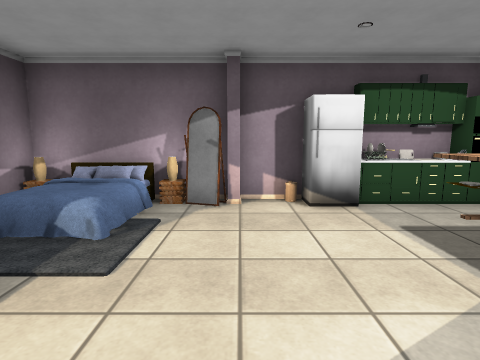
View 1 (above)

12 first-person views from a walk through a 3-D level made in the Unity game engine. The camera is 1.3 m above the floor, tilts 8° down and sees 80° across. Doors are open. The floor is counted in squares, 1 m on a side. Each view is taken from the middle of a square. On the plan, view 1 faces up. The plan holds only what a view shows up to about 13 squares ahead; the rest is blank. The place goes on beyond the plan. The player is left out. Some surface patterns are stand-ins.

View 2
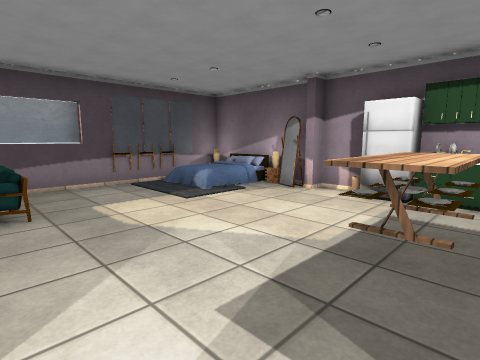

View 3
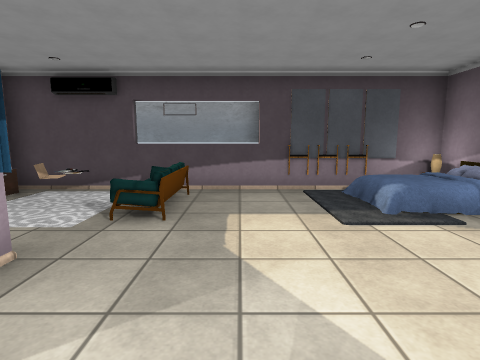

View 4
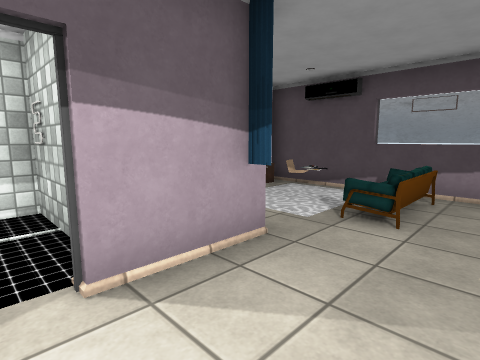

View 5
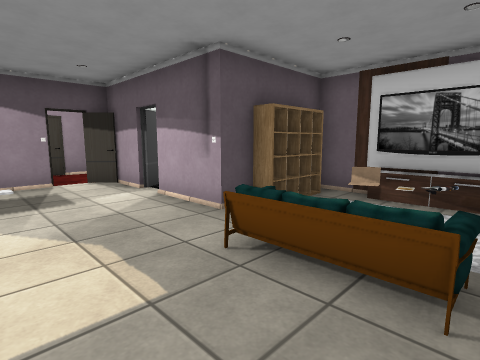

View 6
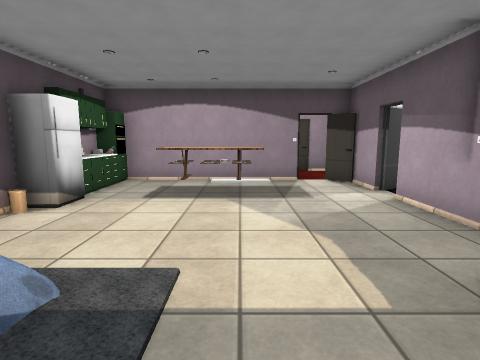

View 7
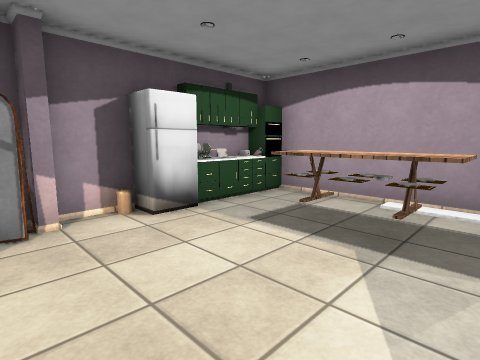

View 8
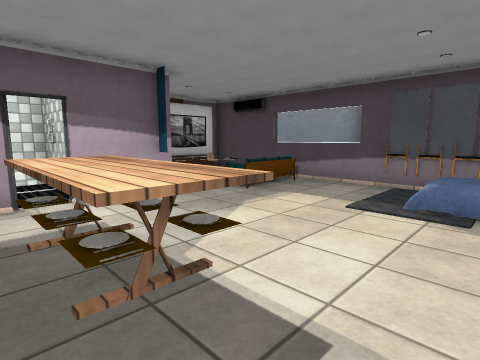

View 9
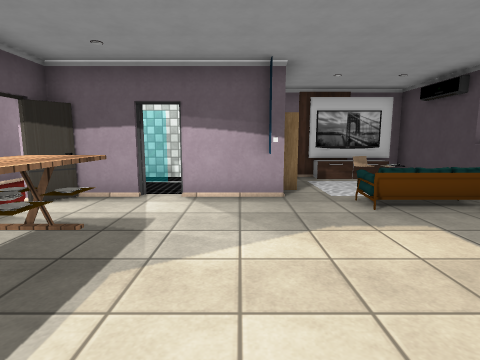

View 10
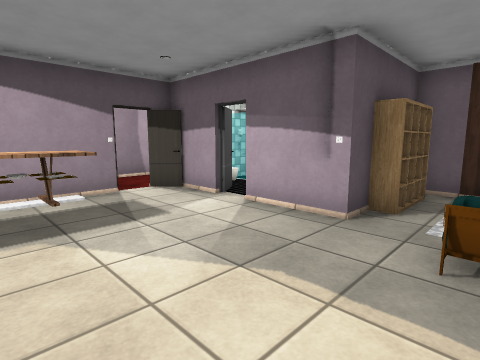

View 11
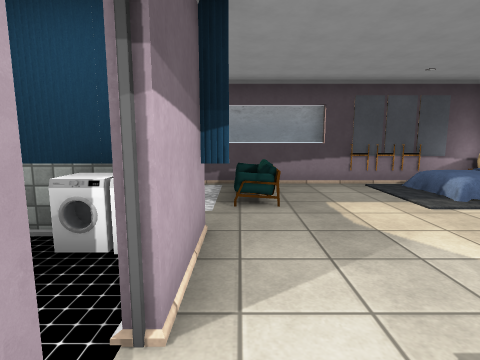

View 12
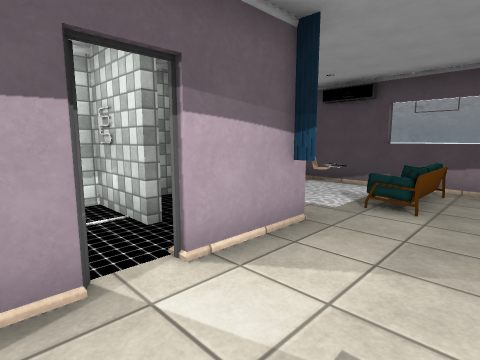

### Floor plan
Points are (right, up) in squares from view 1. A wall is a line through its corners. A room is listed if a view was taken in it or the views show most of it. See-through windows are left out.
Room 1 (views 1, 2, 3, 4, 5, 6, 7, 8, 9, 10, 11, 12)
walls: (0, -2.5) (0, -1.5) (2.3, -1.5); (3.1, -1.5) (4.6, -1.5) (5.4, -0.7); (0.2, -3.4) (0.5, -3.8); (0.3, -3.4) (0.3, -3.9); (-0.2, 5.6) (-0.2, 6.2) (-4.5, 6.2) (-4.5, 4.4); (-0.3, 5.6) (-1.1, 5.9); (-4.5, 2.6) (-4.5, -5) (-3.4, -5); (5.3, 0.5) (5.3, 5.5); (1.4, 6.2) (0, 6.2); (-1.1, -5) (0, -5)
ways out: open door at (0, 4)
objects: other object (-5, 3); other object (-5, 4); other object (-4, 4); other object (-3, -5) to (-2, -5); other object (-3, -3); other object (-3, -2); other object (-3, 0) to (-2, 0); other object (-2, -3) to (-2, -2); other object (-2, 4); other object (-2, 6); other object (0, -3); other object (1, -3); other object (2, 6); other object (3, 2) to (4, 4); other object (3, 5); other object (3, 6); other object (4, 6); other object (5, 6)

Positions as (right, up) in squares from view 1, and headings:
1: (0, 0), facing up
2: (4, -1), facing up-left
3: (3, 1), facing left
4: (3, 1), facing down-left
5: (-4, 2), facing down-right
6: (-4, 2), facing right
7: (-1, 1), facing up-right
8: (4, 5), facing down-left
9: (1, 5), facing down
10: (-2, 3), facing down-right
11: (4, -1), facing left
12: (4, 1), facing down-left
